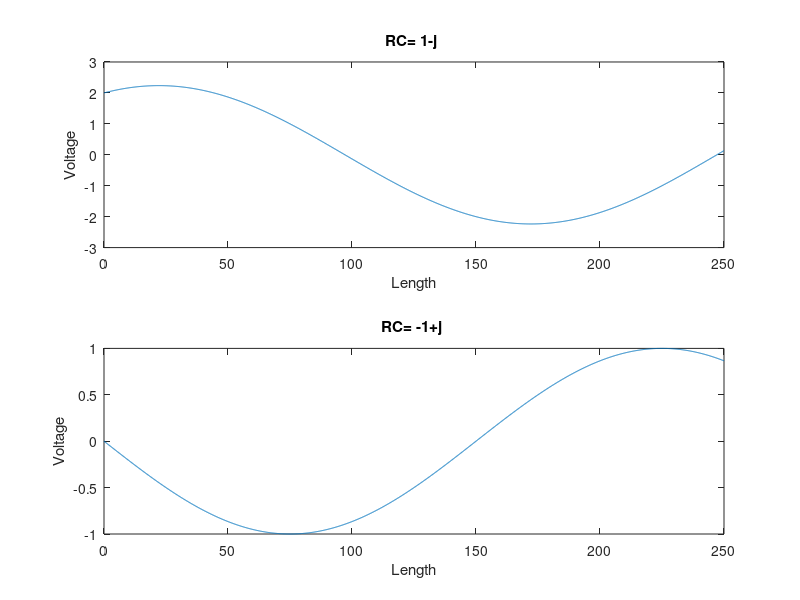

Recreate this plot in MATLAB.
clc;
c=3*1e8;
f=1e6;
x=0:0.1:250;
k=2*pi*f./c;
z1=1-j;
z2=-1+j;
y1=exp(-j*k*x)+z1*exp(j*k*x);
y2=exp(-j*k*x)+z2*exp(j*k*x);
subplot(2,1,1);
plot(x,y1)
xlabel("Length");ylabel("Voltage");title("RC= 1-j ")
subplot(2,1,2);
plot(x,y2)
xlabel("Length");ylabel("Voltage");title("RC= -1+j ")
